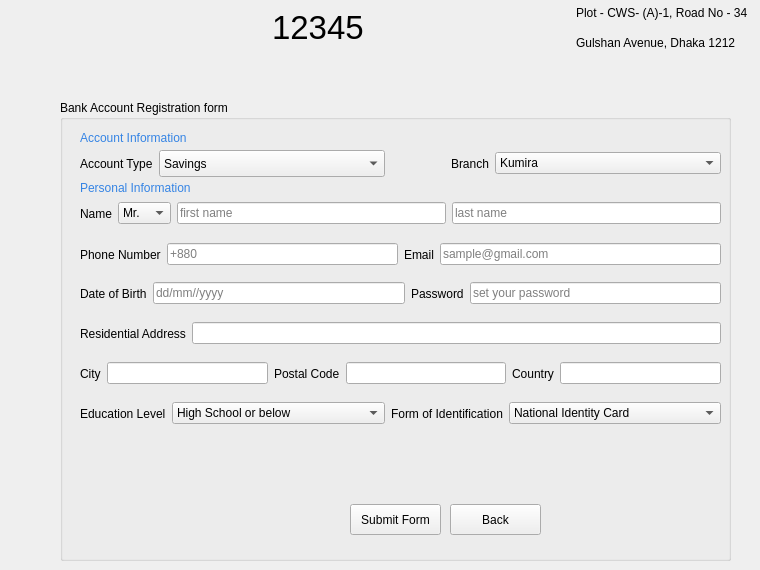
    <widget class="QWidget" name="sign_up_page">
     <property name="styleSheet">
      <string notr="true"/>
     </property>
     <widget class="QWidget" name="layoutWidget_17">
      <property name="geometry">
       <rect>
        <x>40</x>
        <y>0</y>
        <width>711</width>
        <height>55</height>
       </rect>
      </property>
      <layout class="QGridLayout" name="gridLayout_27">
       <item row="1" column="0">
        <widget class="QLabel" name="login_bank_logo_11">
         <property name="text">
          <string/>
         </property>
         <property name="pixmap">
          <pixmap resource="resources.qrc">:/image/images/logo.jpeg</pixmap>
         </property>
        </widget>
       </item>
       <item row="1" column="4">
        <layout class="QVBoxLayout" name="verticalLayout_12">
         <item>
          <widget class="QLabel" name="login_address_label1_11">
           <property name="text">
            <string>Plot - CWS- (A)-1, Road No - 34 </string>
           </property>
          </widget>
         </item>
         <item>
          <widget class="QLabel" name="login_address_label2_11">
           <property name="text">
            <string>Gulshan Avenue, Dhaka 1212</string>
           </property>
          </widget>
         </item>
        </layout>
       </item>
       <item row="1" column="2">
        <layout class="QHBoxLayout" name="horizontalLayout_27">
         <item>
          <widget class="QLabel" name="login_support_logo_11">
           <property name="text">
            <string/>
           </property>
           <property name="pixmap">
            <pixmap resource="resources.qrc">:/image/images/support_icon.jpeg</pixmap>
           </property>
           <property name="scaledContents">
            <bool>true</bool>
           </property>
          </widget>
         </item>
         <item>
          <widget class="QLabel" name="label_38">
           <property name="font">
            <font>
             <pointsize>25</pointsize>
            </font>
           </property>
           <property name="text">
            <string>12345</string>
           </property>
          </widget>
         </item>
        </layout>
       </item>
       <item row="1" column="1">
        <spacer name="horizontalSpacer_26">
         <property name="orientation">
          <enum>Qt::Horizontal</enum>
         </property>
         <property name="sizeHint" stdset="0">
          <size>
           <width>40</width>
           <height>20</height>
          </size>
         </property>
        </spacer>
       </item>
       <item row="1" column="3">
        <spacer name="horizontalSpacer_27">
         <property name="orientation">
          <enum>Qt::Horizontal</enum>
         </property>
         <property name="sizeHint" stdset="0">
          <size>
           <width>40</width>
           <height>20</height>
          </size>
         </property>
        </spacer>
       </item>
      </layout>
     </widget>
     <widget class="QGroupBox" name="groupBox">
      <property name="geometry">
       <rect>
        <x>60</x>
        <y>100</y>
        <width>671</width>
        <height>461</height>
       </rect>
      </property>
      <property name="autoFillBackground">
       <bool>false</bool>
      </property>
      <property name="styleSheet">
       <string notr="true"/>
      </property>
      <property name="title">
       <string>Bank Account Registration form</string>
      </property>
      <widget class="QLabel" name="label_3">
       <property name="geometry">
        <rect>
         <x>20</x>
         <y>30</y>
         <width>151</width>
         <height>17</height>
        </rect>
       </property>
       <property name="text">
        <string>&lt;html&gt;&lt;head/&gt;&lt;body&gt;&lt;p&gt;&lt;span style=&quot; color:#3584e4;&quot;&gt;Account Information&lt;/span&gt;&lt;/p&gt;&lt;/body&gt;&lt;/html&gt;</string>
       </property>
      </widget>
      <widget class="QLabel" name="label_4">
       <property name="geometry">
        <rect>
         <x>20</x>
         <y>80</y>
         <width>151</width>
         <height>17</height>
        </rect>
       </property>
       <property name="text">
        <string>&lt;html&gt;&lt;head/&gt;&lt;body&gt;&lt;p&gt;&lt;span style=&quot; color:#3584e4;&quot;&gt;Personal Information&lt;/span&gt;&lt;/p&gt;&lt;/body&gt;&lt;/html&gt;</string>
       </property>
      </widget>
      <widget class="QWidget" name="layoutWidget_5">
       <property name="geometry">
        <rect>
         <x>20</x>
         <y>180</y>
         <width>641</width>
         <height>27</height>
        </rect>
       </property>
       <layout class="QHBoxLayout" name="horizontalLayout_46">
        <item>
         <widget class="QLabel" name="label_9">
          <property name="text">
           <string>Date of Birth</string>
          </property>
         </widget>
        </item>
        <item>
         <widget class="QLineEdit" name="signup_birth_date">
          <property name="placeholderText">
           <string>dd/mm//yyyy</string>
          </property>
         </widget>
        </item>
        <item>
         <widget class="QLabel" name="label_39">
          <property name="text">
           <string>Password</string>
          </property>
         </widget>
        </item>
        <item>
         <widget class="QLineEdit" name="signup_password">
          <property name="echoMode">
           <enum>QLineEdit::Password</enum>
          </property>
          <property name="placeholderText">
           <string>set your password</string>
          </property>
         </widget>
        </item>
       </layout>
      </widget>
      <widget class="QWidget" name="layoutWidget">
       <property name="geometry">
        <rect>
         <x>20</x>
         <y>50</y>
         <width>641</width>
         <height>27</height>
        </rect>
       </property>
       <layout class="QHBoxLayout" name="horizontalLayout_40">
        <item>
         <widget class="QLabel" name="label">
          <property name="sizePolicy">
           <sizepolicy hsizetype="Minimum" vsizetype="Preferred">
            <horstretch>0</horstretch>
            <verstretch>0</verstretch>
           </sizepolicy>
          </property>
          <property name="text">
           <string>Account Type</string>
          </property>
         </widget>
        </item>
        <item>
         <widget class="QComboBox" name="signup_account_type">
          <property name="sizePolicy">
           <sizepolicy hsizetype="MinimumExpanding" vsizetype="Preferred">
            <horstretch>0</horstretch>
            <verstretch>0</verstretch>
           </sizepolicy>
          </property>
          <item>
           <property name="text">
            <string>Savings</string>
           </property>
          </item>
          <item>
           <property name="text">
            <string>Current</string>
           </property>
          </item>
         </widget>
        </item>
        <item>
         <spacer name="horizontalSpacer_5">
          <property name="orientation">
           <enum>Qt::Horizontal</enum>
          </property>
          <property name="sizeType">
           <enum>QSizePolicy::Minimum</enum>
          </property>
          <property name="sizeHint" stdset="0">
           <size>
            <width>60</width>
            <height>20</height>
           </size>
          </property>
         </spacer>
        </item>
        <item>
         <widget class="QLabel" name="label_2">
          <property name="sizePolicy">
           <sizepolicy hsizetype="Minimum" vsizetype="Preferred">
            <horstretch>0</horstretch>
            <verstretch>0</verstretch>
           </sizepolicy>
          </property>
          <property name="text">
           <string>Branch</string>
          </property>
         </widget>
        </item>
        <item>
         <widget class="QComboBox" name="signup_branch">
          <property name="sizePolicy">
           <sizepolicy hsizetype="MinimumExpanding" vsizetype="Fixed">
            <horstretch>0</horstretch>
            <verstretch>0</verstretch>
           </sizepolicy>
          </property>
          <item>
           <property name="text">
            <string>Kumira</string>
           </property>
          </item>
          <item>
           <property name="text">
            <string>Andorkilla</string>
           </property>
          </item>
          <item>
           <property name="text">
            <string>Bohoddarhat</string>
           </property>
          </item>
          <item>
           <property name="text">
            <string>Muradpur</string>
           </property>
          </item>
          <item>
           <property name="text">
            <string>Lalkhan Bazar</string>
           </property>
          </item>
          <item>
           <property name="text">
            <string>Hathazari</string>
           </property>
          </item>
          <item>
           <property name="text">
            <string>Sitakundo</string>
           </property>
          </item>
          <item>
           <property name="text">
            <string>Agrabad</string>
           </property>
          </item>
          <item>
           <property name="text">
            <string>Halishahar</string>
           </property>
          </item>
         </widget>
        </item>
       </layout>
      </widget>
      <widget class="QWidget" name="layoutWidget">
       <property name="geometry">
        <rect>
         <x>20</x>
         <y>100</y>
         <width>641</width>
         <height>27</height>
        </rect>
       </property>
       <layout class="QHBoxLayout" name="horizontalLayout_41">
        <item>
         <widget class="QLabel" name="label_5">
          <property name="sizePolicy">
           <sizepolicy hsizetype="Minimum" vsizetype="Preferred">
            <horstretch>0</horstretch>
            <verstretch>0</verstretch>
           </sizepolicy>
          </property>
          <property name="text">
           <string>Name</string>
          </property>
         </widget>
        </item>
        <item>
         <widget class="QComboBox" name="comboBox_3">
          <property name="sizePolicy">
           <sizepolicy hsizetype="Fixed" vsizetype="Fixed">
            <horstretch>0</horstretch>
            <verstretch>0</verstretch>
           </sizepolicy>
          </property>
          <item>
           <property name="text">
            <string>Mr.</string>
           </property>
          </item>
          <item>
           <property name="text">
            <string>Mrs.</string>
           </property>
          </item>
          <item>
           <property name="text">
            <string>Ms.</string>
           </property>
          </item>
         </widget>
        </item>
        <item>
         <widget class="QLineEdit" name="signup_first_name">
          <property name="placeholderText">
           <string>first name</string>
          </property>
         </widget>
        </item>
        <item>
         <widget class="QLineEdit" name="signup_last_name">
          <property name="placeholderText">
           <string>last name</string>
          </property>
         </widget>
        </item>
       </layout>
      </widget>
      <widget class="QWidget" name="layoutWidget">
       <property name="geometry">
        <rect>
         <x>20</x>
         <y>140</y>
         <width>641</width>
         <height>29</height>
        </rect>
       </property>
       <layout class="QHBoxLayout" name="horizontalLayout_44">
        <item>
         <layout class="QHBoxLayout" name="horizontalLayout_42">
          <item>
           <widget class="QLabel" name="label_6">
            <property name="text">
             <string>Phone Number</string>
            </property>
           </widget>
          </item>
          <item>
           <widget class="QLineEdit" name="signup_phone">
            <property name="placeholderText">
             <string>+880</string>
            </property>
           </widget>
          </item>
         </layout>
        </item>
        <item>
         <layout class="QHBoxLayout" name="horizontalLayout_43">
          <item>
           <widget class="QLabel" name="label_7">
            <property name="text">
             <string>Email</string>
            </property>
           </widget>
          </item>
          <item>
           <widget class="QLineEdit" name="signup_email">
            <property name="placeholderText">
             <string>sample@gmail.com</string>
            </property>
           </widget>
          </item>
         </layout>
        </item>
       </layout>
      </widget>
      <widget class="QWidget" name="layoutWidget">
       <property name="geometry">
        <rect>
         <x>20</x>
         <y>220</y>
         <width>641</width>
         <height>27</height>
        </rect>
       </property>
       <layout class="QHBoxLayout" name="horizontalLayout_45">
        <item>
         <widget class="QLabel" name="label_8">
          <property name="text">
           <string>Residential Address</string>
          </property>
         </widget>
        </item>
        <item>
         <widget class="QLineEdit" name="signup_address">
          <property name="placeholderText">
           <string/>
          </property>
         </widget>
        </item>
       </layout>
      </widget>
      <widget class="QWidget" name="layoutWidget">
       <property name="geometry">
        <rect>
         <x>20</x>
         <y>260</y>
         <width>641</width>
         <height>27</height>
        </rect>
       </property>
       <layout class="QHBoxLayout" name="horizontalLayout_47">
        <item>
         <widget class="QLabel" name="label_10">
          <property name="text">
           <string>City</string>
          </property>
         </widget>
        </item>
        <item>
         <widget class="QLineEdit" name="signup_city">
          <property name="placeholderText">
           <string/>
          </property>
         </widget>
        </item>
        <item>
         <widget class="QLabel" name="label_11">
          <property name="text">
           <string>Postal Code</string>
          </property>
         </widget>
        </item>
        <item>
         <widget class="QLineEdit" name="signup_postal_code">
          <property name="placeholderText">
           <string/>
          </property>
         </widget>
        </item>
        <item>
         <widget class="QLabel" name="label_12">
          <property name="text">
           <string>Country</string>
          </property>
         </widget>
        </item>
        <item>
         <widget class="QLineEdit" name="signup_country">
          <property name="placeholderText">
           <string/>
          </property>
         </widget>
        </item>
       </layout>
      </widget>
      <widget class="QWidget" name="layoutWidget">
       <property name="geometry">
        <rect>
         <x>20</x>
         <y>300</y>
         <width>641</width>
         <height>27</height>
        </rect>
       </property>
       <layout class="QHBoxLayout" name="horizontalLayout_48">
        <item>
         <widget class="QLabel" name="label_13">
          <property name="sizePolicy">
           <sizepolicy hsizetype="Maximum" vsizetype="Preferred">
            <horstretch>0</horstretch>
            <verstretch>0</verstretch>
           </sizepolicy>
          </property>
          <property name="text">
           <string>Education Level</string>
          </property>
         </widget>
        </item>
        <item>
         <widget class="QComboBox" name="signup_education">
          <item>
           <property name="text">
            <string>High School or below</string>
           </property>
          </item>
          <item>
           <property name="text">
            <string>Undergraduate</string>
           </property>
          </item>
          <item>
           <property name="text">
            <string>Masters Degree</string>
           </property>
          </item>
          <item>
           <property name="text">
            <string>PhD</string>
           </property>
          </item>
         </widget>
        </item>
        <item>
         <widget class="QLabel" name="label_14">
          <property name="sizePolicy">
           <sizepolicy hsizetype="Maximum" vsizetype="Preferred">
            <horstretch>0</horstretch>
            <verstretch>0</verstretch>
           </sizepolicy>
          </property>
          <property name="text">
           <string>Form of Identification</string>
          </property>
         </widget>
        </item>
        <item>
         <widget class="QComboBox" name="signup_identification">
          <item>
           <property name="text">
            <string>National Identity Card</string>
           </property>
          </item>
          <item>
           <property name="text">
            <string>Internation Passport</string>
           </property>
          </item>
          <item>
           <property name="text">
            <string>Driving License</string>
           </property>
          </item>
          <item>
           <property name="text">
            <string>Student ID</string>
           </property>
          </item>
         </widget>
        </item>
       </layout>
      </widget>
      <widget class="QPushButton" name="signup_submit_form">
       <property name="geometry">
        <rect>
         <x>290</x>
         <y>404</y>
         <width>91</width>
         <height>31</height>
        </rect>
       </property>
       <property name="text">
        <string>Submit Form</string>
       </property>
      </widget>
      <widget class="QPushButton" name="signup_back_button">
       <property name="geometry">
        <rect>
         <x>390</x>
         <y>404</y>
         <width>91</width>
         <height>31</height>
        </rect>
       </property>
       <property name="text">
        <string>Back</string>
       </property>
      </widget>
     </widget>
    </widget>
